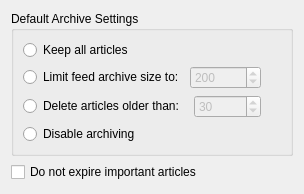
<?xml version="1.0" encoding="UTF-8"?>
<ui version="4.0">
 <author>Frank Osterfeld</author>
 <class>Akregator::SettingsArchive</class>
 <widget class="QWidget" name="Akregator::SettingsArchive">
  <layout class="QVBoxLayout" name="verticalLayout" stretch="0,0,1">
   <item>
    <widget class="QGroupBox" name="groupBox">
     <property name="title">
      <string>Default Archive Settings</string>
     </property>
     <layout class="QGridLayout">
      <item row="3" column="0">
       <widget class="QRadioButton" name="rb_DisableArchiving">
        <property name="text">
         <string>Disable archiving</string>
        </property>
       </widget>
      </item>
      <item row="0" column="0">
       <widget class="QRadioButton" name="rb_KeepAllArticles">
        <property name="text">
         <string>Keep all articles</string>
        </property>
       </widget>
      </item>
      <item row="1" column="0">
       <layout class="QHBoxLayout">
        <property name="margin">
         <number>0</number>
        </property>
        <item>
         <widget class="QRadioButton" name="rb_LimitArticleNumber">
          <property name="text">
           <string>Limit feed archive size to:</string>
          </property>
         </widget>
        </item>
        <item>
         <widget class="KIntSpinBox" name="kcfg_MaxArticleNumber">
          <property name="enabled">
           <bool>false</bool>
          </property>
          <property name="maximum">
           <number>999999999</number>
          </property>
          <property name="value">
           <number>200</number>
          </property>
         </widget>
        </item>
       </layout>
      </item>
      <item row="2" column="0">
       <layout class="QHBoxLayout">
        <property name="margin">
         <number>0</number>
        </property>
        <item>
         <widget class="QRadioButton" name="rb_LimitArticleAge">
          <property name="text">
           <string>Delete articles older than: </string>
          </property>
         </widget>
        </item>
        <item>
         <widget class="KIntSpinBox" name="kcfg_MaxArticleAge">
          <property name="enabled">
           <bool>false</bool>
          </property>
          <property name="maximum">
           <number>999999999</number>
          </property>
          <property name="value">
           <number>30</number>
          </property>
         </widget>
        </item>
       </layout>
      </item>
      <item row="1" column="1">
       <spacer name="horizontalSpacer">
        <property name="orientation">
         <enum>Qt::Horizontal</enum>
        </property>
        <property name="sizeHint" stdset="0">
         <size>
          <width>20</width>
          <height>1</height>
         </size>
        </property>
       </spacer>
      </item>
     </layout>
    </widget>
   </item>
   <item>
    <widget class="QCheckBox" name="kcfg_DoNotExpireImportantArticles">
     <property name="text">
      <string>Do not expire important articles</string>
     </property>
    </widget>
   </item>
   <item>
    <spacer>
     <property name="sizeHint" stdset="0">
      <size>
       <width>20</width>
       <height>1</height>
      </size>
     </property>
    </spacer>
   </item>
  </layout>
 </widget>
 <customwidgets>
  <customwidget>
   <class>KIntSpinBox</class>
   <extends>QSpinBox</extends>
   <header>knuminput.h</header>
  </customwidget>
 </customwidgets>
 <resources/>
 <connections/>
</ui>
